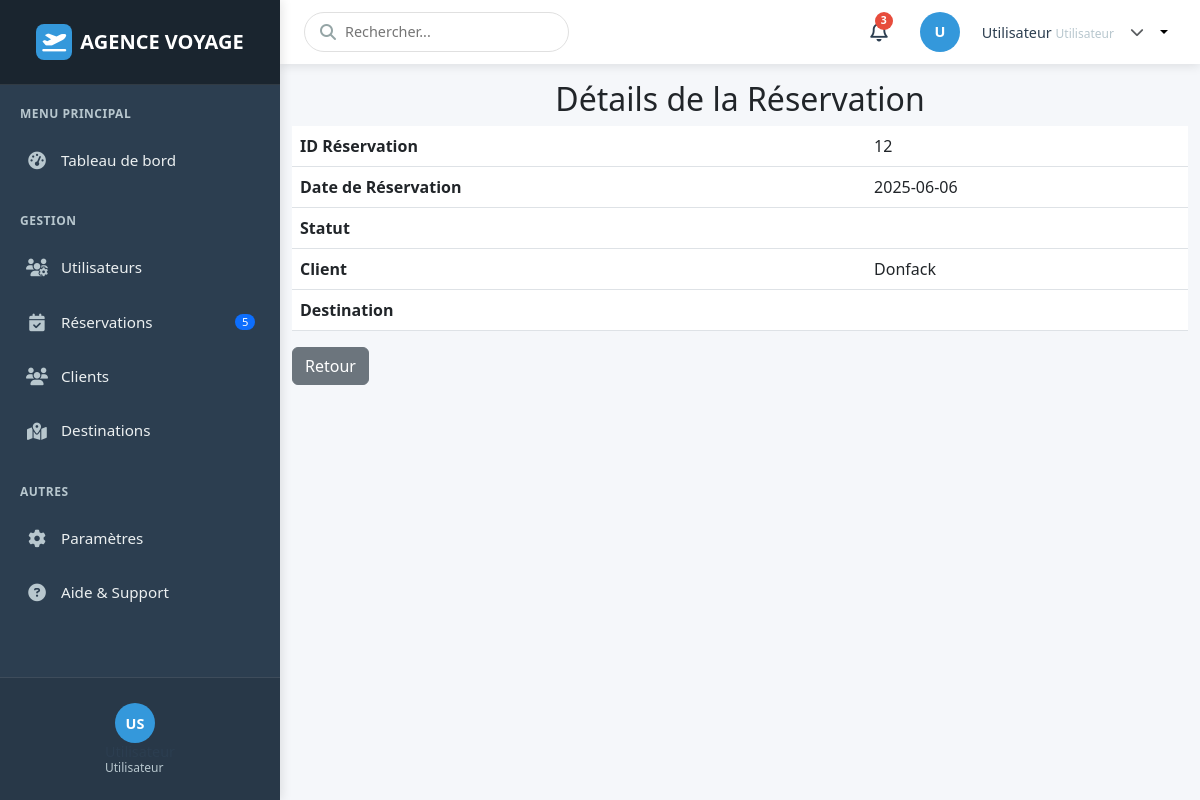
The app's page /reservation/show.php?id=12 with its own data.
### tables this page shows
CREATE TABLE `reservations` (
  `id` int(11) NOT NULL,
  `client_id` int(11) DEFAULT NULL,
  `destination_id` int(11) DEFAULT NULL,
  `date_reservation` date DEFAULT NULL,
  `utilisateur_id` int(11) DEFAULT NULL
);

CREATE TABLE `clients` (
  `id` int(11) NOT NULL,
  `nom` varchar(255) DEFAULT NULL,
  `prenom` varchar(255) DEFAULT NULL,
  `email` varchar(255) DEFAULT NULL,
  `telephone` varchar(20) DEFAULT NULL
);

### reservation/show.php (the view, shortened to what this page needs)
<?php
include("../connexion.php");
include("../include/header.php");
include("../include/sidebar.php");
if (isset($_GET['id'])) {
    $id_reservation = $_GET['id'];
    $sql = "SELECT * FROM reservations WHERE id = :id";
    $statement = $connect->prepare($sql);
    $statement->bindValue(':id', $id_reservation, PDO::PARAM_INT);
    $statement->execute();
    $reservation = $statement->fetch(PDO::FETCH_ASSOC);
    $sql = "SELECT * FROM clients WHERE id = :id_client";
    $statement = $connect->prepare($sql);
    $statement->bindValue(':id_client', $reservation['client_id'], PDO::PARAM_INT);
    $statement->execute();
    $client = $statement->fetch(PDO::FETCH_ASSOC);
    $sql = "SELECT * FROM destinations WHERE id = :id_destination";
    $statement = $connect->prepare($sql);
    $statement->bindValue(':id_destination', $reservation['destination_id'], PDO::PARAM_INT);
    $statement->execute();
    $destination = $statement->fetch(PDO::FETCH_ASSOC);
}
?>
<h2 class="mt-3 text-center">Détails de la Réservation</h2>
<div class="container">
    <table class="table">
        <tr>
            <th>ID Réservation</th>
            <td><?= htmlspecialchars($reservation['id']) ?></td>
        </tr>
        <tr>
            <th>Date de Réservation</th>
            <td><?= htmlspecialchars($reservation['date_reservation']) ?></td>
        </tr>
        <tr>
            <th>Statut</th>
            <td><?= htmlspecialchars($reservation['statut']) ?></td>
        </tr>
        <tr>
            <th>Client</th>
            <td><?= htmlspecialchars($client['nom']) ?></td>
        </tr>
        <tr>
            <th>Destination</th>
            <td><?= htmlspecialchars($destination['nom']) ?></td>
        </tr>
    </table>
    <a href="index.php" class="btn btn-secondary">Retour</a>
</div>
<?php include('../include/footer.php'); ?>

### include/header.php (style rules this page uses)
:root { --header-height: 64px; --sidebar-width: 280px; --primary-color: #2c3e50; --secondary-color: #3498db; --accent-color: #e74c3c; --light-color: #ecf0f1; --dark-color: #2c3e50; --header-bg: #fff; --header-shadow: 0 2px 10px rgba(0, 0, 0, 0.1); }
body { font-family: 'Segoe UI', Tahoma, Geneva, Verdana, sans-serif; padding-top: var(--header-height); padding-left: var(--sidebar-width); background-color: #f5f7fa; min-height: 100vh; }

### include/sidebar.php (style rules this page uses)
:root { --sidebar-width: 280px; --sidebar-bg: #2c3e50; --sidebar-color: #ecf0f1; --sidebar-active-bg: #3498db; --sidebar-hover-bg: rgba(255, 255, 255, 0.1); --sidebar-header-bg: #1a252f; --sidebar-divider: rgba(255, 255, 255, 0.1); --sidebar-icon-color: #b8c7ce; --sidebar-active-icon-color: #fff; }

### records on screen
reservations: id "12", date_reservation "2025-06-06"
clients: nom "Donfack"

### other values on screen
$initials ?: 'U' "U"
$_SESSION['user']['prenom'] "Utilisateur"
$_SESSION['user']['role'] "Utilisateur"
$initials ?: 'US' "US"
